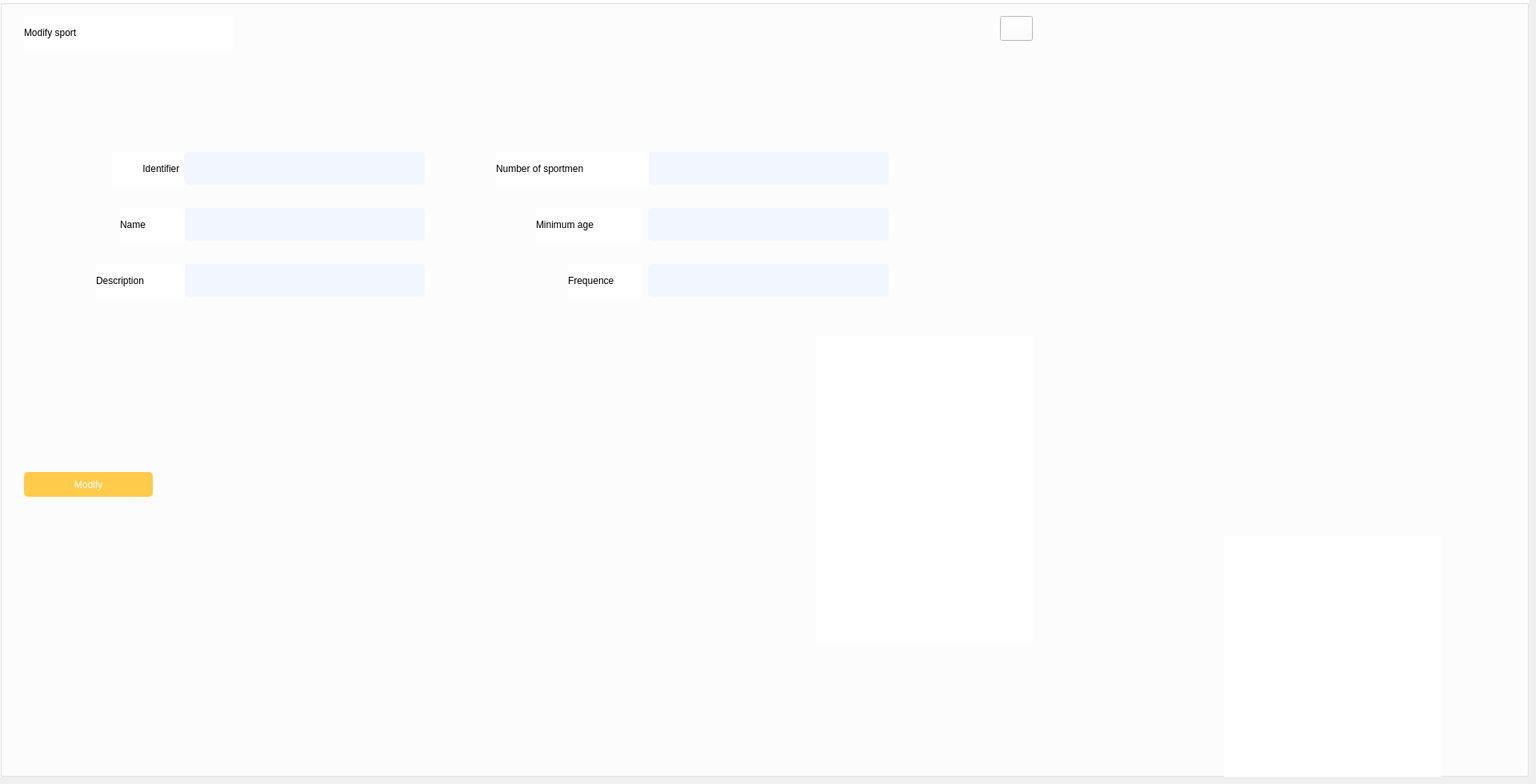
      <widget class="QWidget" name="page_24">
       <widget class="QGroupBox" name="groupBox_21">
        <property name="geometry">
         <rect>
          <x>0</x>
          <y>0</y>
          <width>1911</width>
          <height>971</height>
         </rect>
        </property>
        <property name="styleSheet">
         <string notr="true">background-color: rgb(255, 255, 255);
border-color: rgb(255, 255, 255);</string>
        </property>
        <property name="title">
         <string/>
        </property>
        <widget class="QLabel" name="label_164">
         <property name="geometry">
          <rect>
           <x>30</x>
           <y>20</y>
           <width>261</width>
           <height>41</height>
          </rect>
         </property>
         <property name="styleSheet">
          <string notr="true">font: 15pt &quot;Poppins&quot;;</string>
         </property>
         <property name="text">
          <string>Modify sport</string>
         </property>
        </widget>
        <widget class="QPushButton" name="validerm_Sport">
         <property name="geometry">
          <rect>
           <x>30</x>
           <y>590</y>
           <width>161</width>
           <height>31</height>
          </rect>
         </property>
         <property name="styleSheet">
          <string notr="true">background-color:#FFCB4B;border-radius :5px; 
color : #fff;</string>
         </property>
         <property name="text">
          <string>Modify</string>
         </property>
        </widget>
        <widget class="QLabel" name="label_165">
         <property name="geometry">
          <rect>
           <x>1530</x>
           <y>670</y>
           <width>271</width>
           <height>381</height>
          </rect>
         </property>
         <property name="text">
          <string/>
         </property>
         <property name="pixmap">
          <pixmap>:/img/typing_human.png</pixmap>
         </property>
         <property name="scaledContents">
          <bool>true</bool>
         </property>
        </widget>
        <widget class="QLineEdit" name="l_nomm_Sport">
         <property name="geometry">
          <rect>
           <x>230</x>
           <y>260</y>
           <width>301</width>
           <height>41</height>
          </rect>
         </property>
         <property name="styleSheet">
          <string notr="true">border-radius: 5px ;
background-color: rgb(242, 247, 255);</string>
         </property>
         <property name="frame">
          <bool>true</bool>
         </property>
         <property name="alignment">
          <set>Qt::AlignCenter</set>
         </property>
         <property name="dragEnabled">
          <bool>true</bool>
         </property>
         <property name="readOnly">
          <bool>false</bool>
         </property>
        </widget>
        <widget class="QLabel" name="label_166">
         <property name="geometry">
          <rect>
           <x>140</x>
           <y>190</y>
           <width>91</width>
           <height>41</height>
          </rect>
         </property>
         <property name="styleSheet">
          <string notr="true">background-color: rgb(255, 255, 255);
font: 10pt &quot;poppins&quot;;
color: rgb(0, 0, 0);
</string>
         </property>
         <property name="text">
          <string>       Identifier  </string>
         </property>
         <property name="alignment">
          <set>Qt::AlignRight|Qt::AlignTrailing|Qt::AlignVCenter</set>
         </property>
        </widget>
        <widget class="QLineEdit" name="l_age_minm_Sport">
         <property name="geometry">
          <rect>
           <x>810</x>
           <y>260</y>
           <width>301</width>
           <height>41</height>
          </rect>
         </property>
         <property name="styleSheet">
          <string notr="true">border-radius: 5px ;
background-color: rgb(242, 247, 255);</string>
         </property>
         <property name="frame">
          <bool>true</bool>
         </property>
         <property name="alignment">
          <set>Qt::AlignCenter</set>
         </property>
         <property name="dragEnabled">
          <bool>true</bool>
         </property>
         <property name="readOnly">
          <bool>false</bool>
         </property>
        </widget>
        <widget class="QLineEdit" name="l_frequencem_Sport">
         <property name="geometry">
          <rect>
           <x>810</x>
           <y>330</y>
           <width>301</width>
           <height>41</height>
          </rect>
         </property>
         <property name="styleSheet">
          <string notr="true">border-radius: 5px ;
background-color: rgb(242, 247, 255);</string>
         </property>
         <property name="frame">
          <bool>true</bool>
         </property>
         <property name="alignment">
          <set>Qt::AlignCenter</set>
         </property>
         <property name="dragEnabled">
          <bool>true</bool>
         </property>
         <property name="readOnly">
          <bool>false</bool>
         </property>
        </widget>
        <widget class="QLineEdit" name="l_nbsportifm_Sport">
         <property name="geometry">
          <rect>
           <x>810</x>
           <y>190</y>
           <width>301</width>
           <height>41</height>
          </rect>
         </property>
         <property name="styleSheet">
          <string notr="true">border-radius: 5px ;
background-color: rgb(242, 247, 255);</string>
         </property>
         <property name="frame">
          <bool>true</bool>
         </property>
         <property name="alignment">
          <set>Qt::AlignCenter</set>
         </property>
         <property name="dragEnabled">
          <bool>true</bool>
         </property>
         <property name="readOnly">
          <bool>false</bool>
         </property>
        </widget>
        <widget class="QLineEdit" name="l_descriptionm_Sport">
         <property name="geometry">
          <rect>
           <x>230</x>
           <y>330</y>
           <width>301</width>
           <height>41</height>
          </rect>
         </property>
         <property name="styleSheet">
          <string notr="true">border-radius: 5px ;
background-color: rgb(242, 247, 255);</string>
         </property>
         <property name="alignment">
          <set>Qt::AlignCenter</set>
         </property>
        </widget>
        <widget class="QLabel" name="label_167">
         <property name="geometry">
          <rect>
           <x>120</x>
           <y>330</y>
           <width>111</width>
           <height>41</height>
          </rect>
         </property>
         <property name="styleSheet">
          <string notr="true">background-color: rgb(255, 255, 255);
font: 10pt &quot;poppins&quot;;
color: rgb(0, 0, 0);
</string>
         </property>
         <property name="text">
          <string>Description</string>
         </property>
         <property name="alignment">
          <set>Qt::AlignLeading|Qt::AlignLeft|Qt::AlignVCenter</set>
         </property>
        </widget>
        <widget class="QLabel" name="label_168">
         <property name="geometry">
          <rect>
           <x>620</x>
           <y>190</y>
           <width>191</width>
           <height>41</height>
          </rect>
         </property>
         <property name="styleSheet">
          <string notr="true">background-color: rgb(255, 255, 255);
font: 10pt &quot;poppins&quot;;
color: rgb(0, 0, 0);
</string>
         </property>
         <property name="text">
          <string>Number of sportmen</string>
         </property>
         <property name="alignment">
          <set>Qt::AlignLeading|Qt::AlignLeft|Qt::AlignVCenter</set>
         </property>
        </widget>
        <widget class="QLabel" name="label_169">
         <property name="geometry">
          <rect>
           <x>670</x>
           <y>260</y>
           <width>131</width>
           <height>41</height>
          </rect>
         </property>
         <property name="styleSheet">
          <string notr="true">background-color: rgb(255, 255, 255);
font: 10pt &quot;poppins&quot;;
color: rgb(0, 0, 0);
</string>
         </property>
         <property name="text">
          <string>Minimum age</string>
         </property>
         <property name="alignment">
          <set>Qt::AlignLeading|Qt::AlignLeft|Qt::AlignVCenter</set>
         </property>
        </widget>
        <widget class="QLabel" name="label_170">
         <property name="geometry">
          <rect>
           <x>710</x>
           <y>330</y>
           <width>91</width>
           <height>41</height>
          </rect>
         </property>
         <property name="styleSheet">
          <string notr="true">background-color: rgb(255, 255, 255);
font: 10pt &quot;poppins&quot;;
color: rgb(0, 0, 0);
</string>
         </property>
         <property name="text">
          <string>Frequence</string>
         </property>
         <property name="alignment">
          <set>Qt::AlignLeading|Qt::AlignLeft|Qt::AlignVCenter</set>
         </property>
        </widget>
        <widget class="QLabel" name="label_171">
         <property name="geometry">
          <rect>
           <x>150</x>
           <y>260</y>
           <width>81</width>
           <height>41</height>
          </rect>
         </property>
         <property name="styleSheet">
          <string notr="true">background-color: rgb(255, 255, 255);
font: 10pt &quot;poppins&quot;;
color: rgb(0, 0, 0);
</string>
         </property>
         <property name="text">
          <string>Name</string>
         </property>
         <property name="alignment">
          <set>Qt::AlignLeading|Qt::AlignLeft|Qt::AlignVCenter</set>
         </property>
        </widget>
        <widget class="QLineEdit" name="l_idm_Sport">
         <property name="geometry">
          <rect>
           <x>230</x>
           <y>190</y>
           <width>301</width>
           <height>41</height>
          </rect>
         </property>
         <property name="styleSheet">
          <string notr="true">border-radius: 5px ;
background-color: rgb(242, 247, 255);</string>
         </property>
         <property name="frame">
          <bool>true</bool>
         </property>
         <property name="alignment">
          <set>Qt::AlignCenter</set>
         </property>
         <property name="dragEnabled">
          <bool>true</bool>
         </property>
         <property name="readOnly">
          <bool>false</bool>
         </property>
        </widget>
        <widget class="QPushButton" name="back2_Sport">
         <property name="geometry">
          <rect>
           <x>1250</x>
           <y>20</y>
           <width>41</width>
           <height>31</height>
          </rect>
         </property>
         <property name="text">
          <string/>
         </property>
         <property name="icon">
          <iconset resource="assets.qrc">
           <normaloff>:/img/img/back.png</normaloff>:/img/img/back.png</iconset>
         </property>
         <property name="iconSize">
          <size>
           <width>33</width>
           <height>33</height>
          </size>
         </property>
        </widget>
        <widget class="QLabel" name="label_175">
         <property name="geometry">
          <rect>
           <x>1020</x>
           <y>420</y>
           <width>271</width>
           <height>381</height>
          </rect>
         </property>
         <property name="text">
          <string/>
         </property>
         <property name="pixmap">
          <pixmap resource="assets.qrc">:/img/img/typing_human.png</pixmap>
         </property>
         <property name="scaledContents">
          <bool>true</bool>
         </property>
        </widget>
       </widget>
      </widget>
